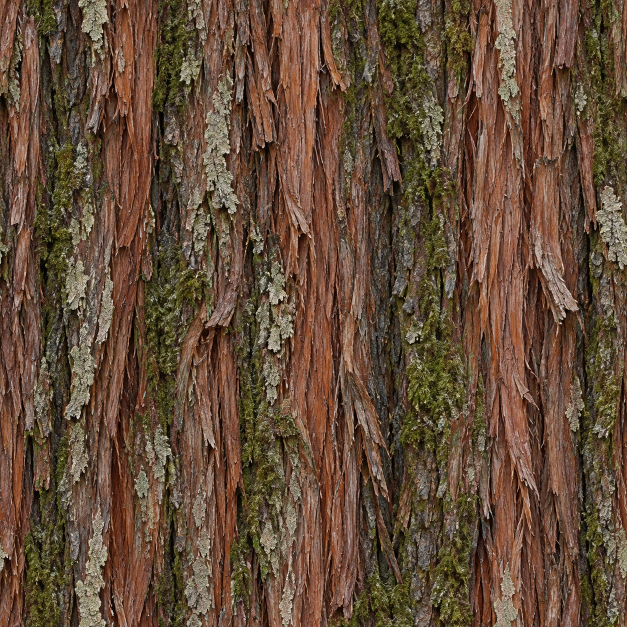
#> input picture stage-studio/assets/shrine/bark.webp, 1254 x 1254 px, given in place of cedar_spray.png, which was not available (shown at 1/2 size)
$ python prep.py
#> lines starting #> are read from the running program, lines starting #| are printed output that depends on the picture
"""image_gen の単色の背景を透明にする。cedar_a.png、bush_a.png、treeline_a.png を作る。python prep.py"""
from pathlib import Path

import numpy as np
from PIL import Image, ImageFilter

d = Path(__file__).parent


def key(name, out, kind, size=None):
#> called with name = 'cedar_spray', out = 'cedar_a.png', kind = 'green', size = (768, 768)
    im = Image.open(d / f'{name}.png').convert('RGB')
#> im is the input picture: PIL image 1254x1254 RGB; mean R, G, B 99.3, 75.7, 56.3
    a = np.asarray(im).astype(np.float32) / 255
    r, g, b = a[..., 0], a[..., 1], a[..., 2]
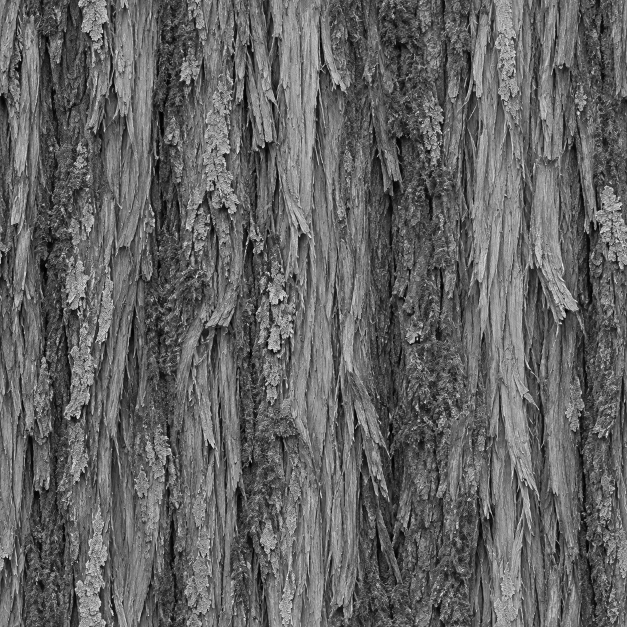
#> r: shape (1254, 1254) float32 (shown at 1/2 size); min 0, max 1, mean 0.389
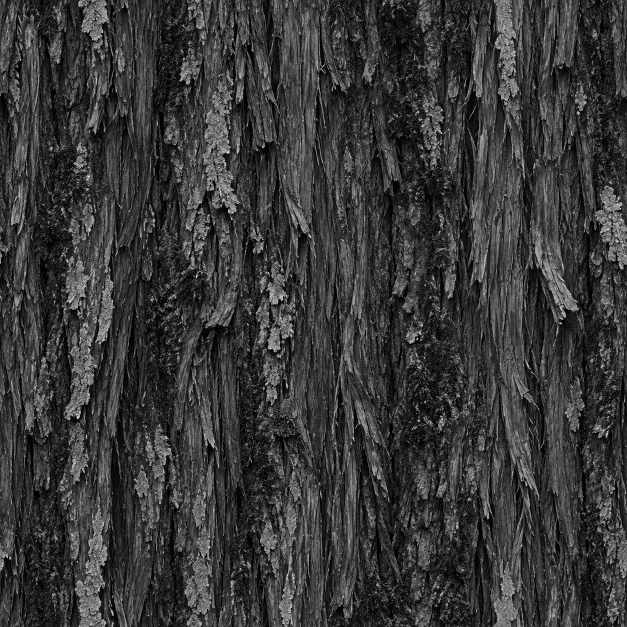
#> b: shape (1254, 1254) float32 (shown at 1/2 size); min 0, max 0.988, mean 0.221
    if kind == 'green':
        k = np.clip((g - np.maximum(r, b) - .14) / .22, 0, 1)
#> k: shape (1254, 1254) float32; every value is 0
        g = np.minimum(g, np.maximum(r, b) * 1.05)
    else:
        k = np.clip((np.minimum(r, b) - g - .14) / .22, 0, 1)
        r = np.minimum(r, g * 1.3)
        b = np.minimum(b, g * 1.3)
    rgb = np.stack([r, g, b], -1)
    al = Image.fromarray(((1 - k) * 255).astype(np.uint8)).filter(ImageFilter.MinFilter(3)).filter(ImageFilter.GaussianBlur(.7))
#> al: PIL image 1254x1254 L; every value is 255
    res = Image.fromarray((rgb * 255).astype(np.uint8))
    res.putalpha(al)
#> res: PIL image 1254x1254 RGBA
    if size:
        res = res.resize(size, Image.LANCZOS)
#> res: PIL image 768x768 RGBA
    res.save(d / out)
    print(out, res.size, float(1 - k.mean()))
#| cedar_a.png (768, 768) 1.0


key('cedar_spray', 'cedar_a.png', 'green', (768, 768))
key('bush', 'bush_a.png', 'magenta', (512, 512))
#> call 2 of key, with name = 'bush', out = 'bush_a.png', kind = 'magenta', size = (512, 512)
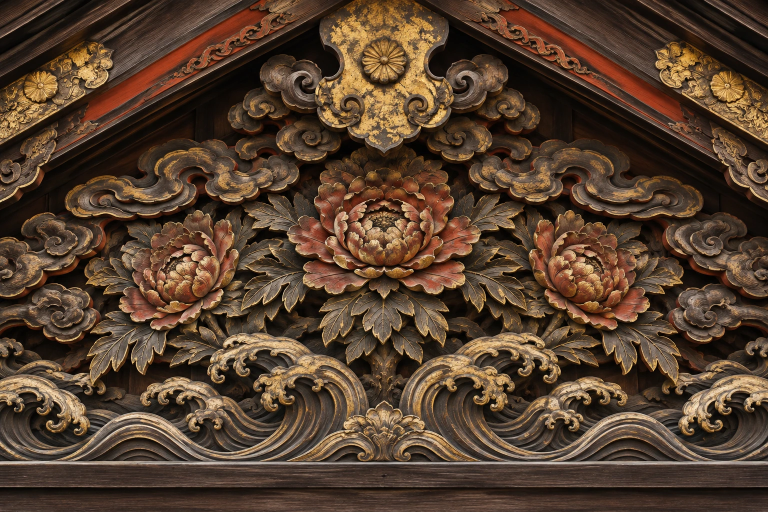
#> input picture stage-studio/assets/shrine/carving.webp, 1536 x 1024 px, given in place of bush.png, which was not available (shown at 1/2 size)
#> in key, im is the input picture: PIL image 1536x1024 RGB; mean R, G, B 86.1, 63.9, 46.3
#> in key (call 2), `r, g, b = a[..., 0], a[..., 1], a[..., 2]`:
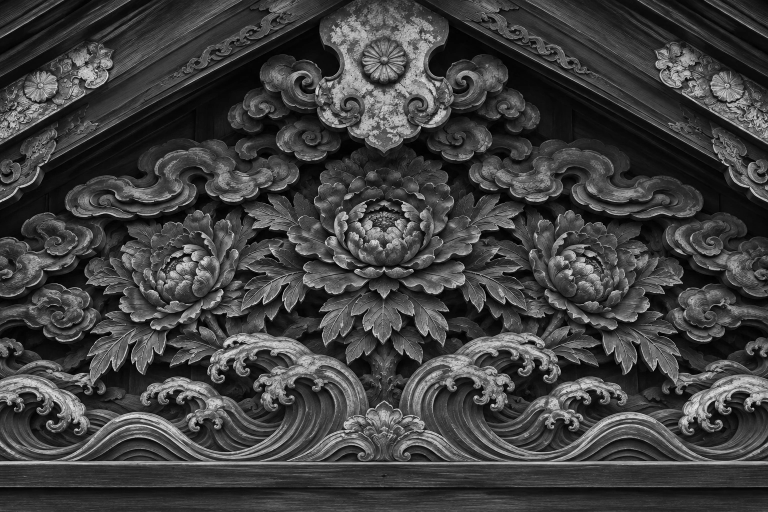
#> g: shape (1024, 1536) float32 (shown at 1/2 size); min 0, max 0.969, mean 0.251
#> in key (call 2), `r, g, b = a[..., 0], a[..., 1], a[..., 2]`:
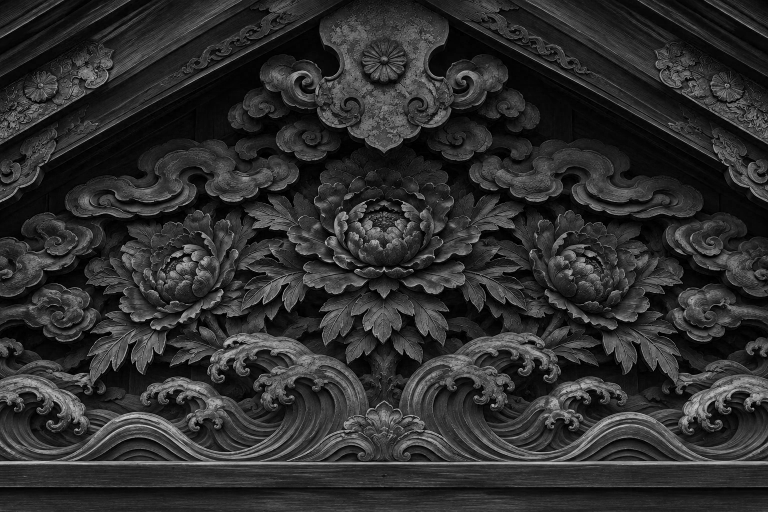
#> b: shape (1024, 1536) float32 (shown at 1/2 size); min 0, max 0.867, mean 0.182
#> in key (call 2), `k = np.clip((np.minimum(r, b) - g - .14) / .22, 0, 1)`: k: shape (1024, 1536) float32; every value is 0
#> in key (call 2), `r = np.minimum(r, g * 1.3)`:
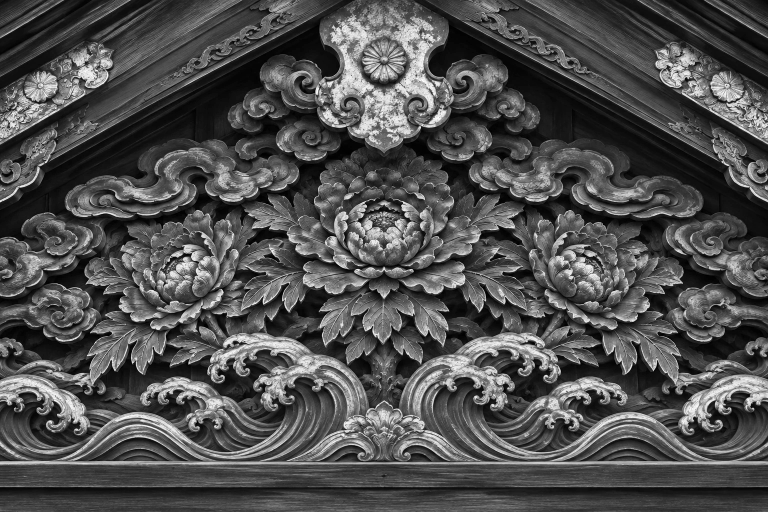
#> r: shape (1024, 1536) float32 (shown at 1/2 size); min 0, max 1, mean 0.312
#> in key (call 2), `al = Image.fromarray(((1 - k) * 255).astype(np.uint8)).filter(ImageFil..`: al: PIL image 1536x1024 L; every value is 255
#> in key (call 2), `res = res.resize(size, Image.LANCZOS)`:
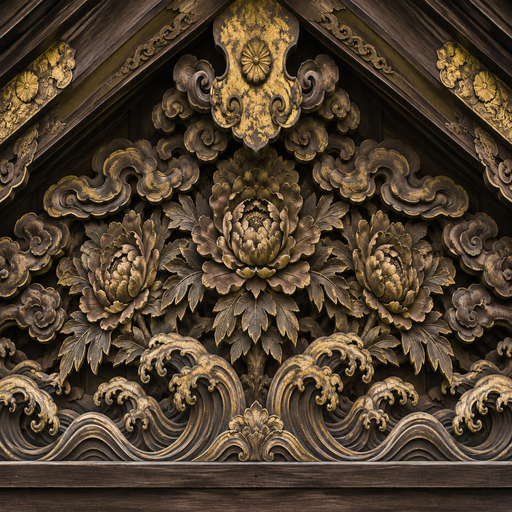
#> res: PIL image 512x512 RGBA; mean R, G, B, A 79.4, 63.9, 46.3, 255
#| bush_a.png (512, 512) 1.0
key('treeline', 'treeline_a.png', 'green')
#| treeline_a.png (1536, 1024) 1.0
key('cedar_clump', 'clump_a.png', 'magenta', (1024, 683))
#> (the run stopped early here; a loop or call above may not have finished)
